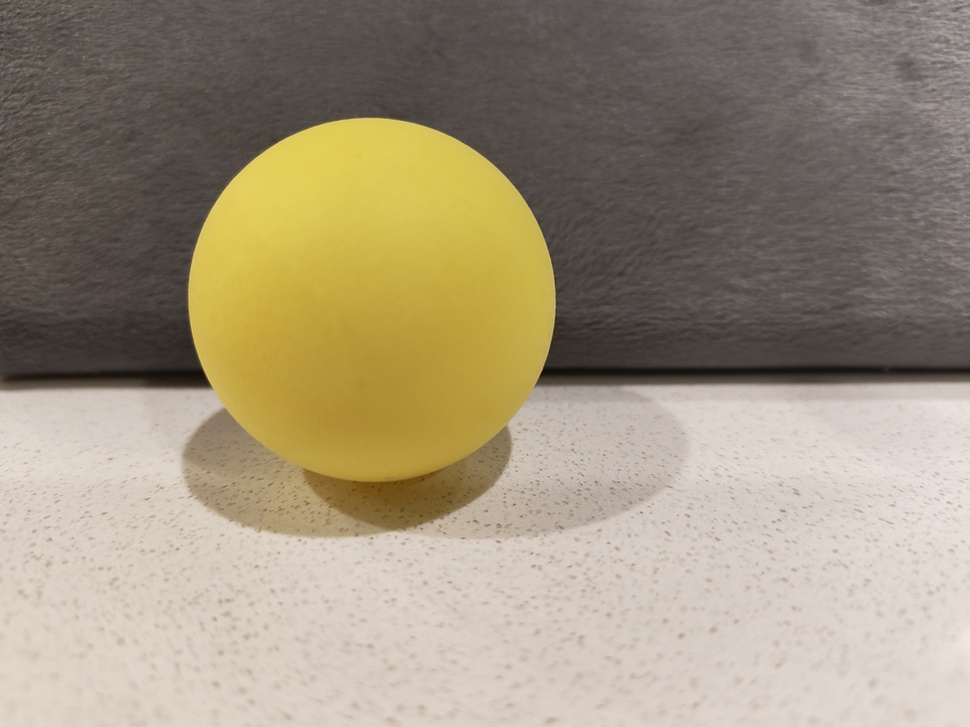
#> input picture frame1.jpg, 970 x 727 px, shrunk from 4096 x 3072 before the run, given in place of the camera
$ python live_optical_flow.py
#> lines starting #> are read from the running program, lines starting #| are printed output that depends on the picture; after the words box and inside, x2 and y2 are one past the last pixel; in counts of white or black regions, pixels touching at a corner belong together
import cv2
import numpy as np

cap = cv2.VideoCapture(0)

ret, prev_frame = cap.read()
#> prev_frame is the input picture: shape (727, 970, 3); mean B, G, R 125.1, 147.1, 159.3

prev_gray = cv2.cvtColor(prev_frame, cv2.COLOR_BGR2GRAY)
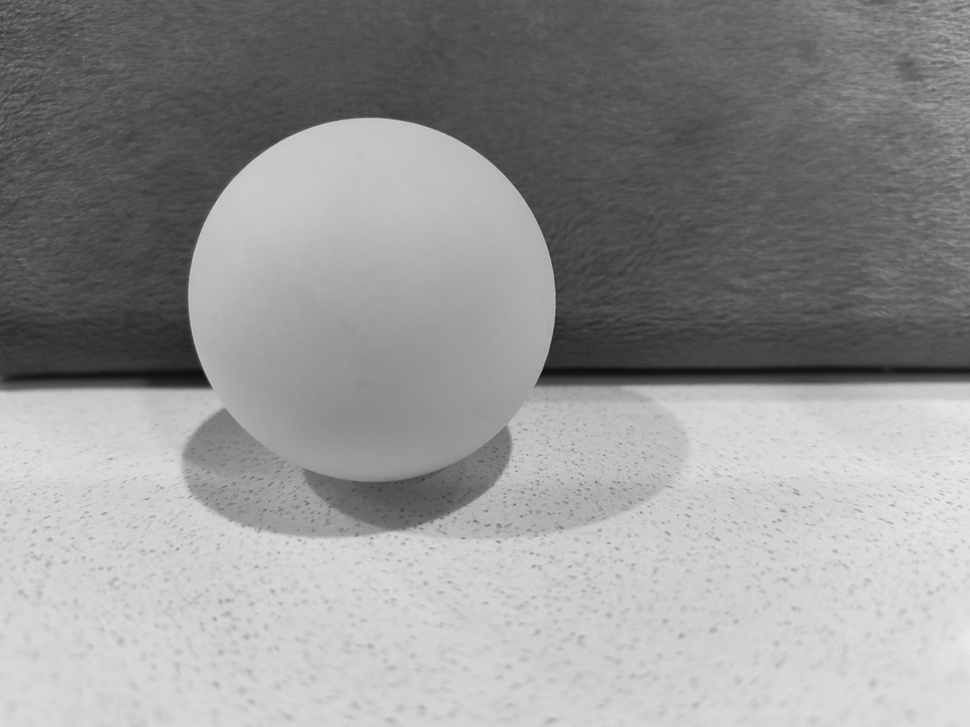
#> prev_gray: shape (727, 970); min 11, max 234, mean 148.2
prev_gray = cv2.GaussianBlur(prev_gray, (25,25), 0)

h, w = prev_gray.shape
#> h = 727; w = 970

def optical_flow_error(Ix, Iy, It, u, v):
    error = Ix*u + Iy*v + It
    return np.mean(error**2)

motions = [(-1,0),(1,0),(0,-1),(0,1),(0,0)]

while True:
    ret, frame = cap.read()
    if not ret:
        break

    gray = cv2.cvtColor(frame, cv2.COLOR_BGR2GRAY)
    gray = cv2.GaussianBlur(gray, (25,25), 0)

    features = cv2.goodFeaturesToTrack(
        prev_gray,
        maxCorners=3,
        qualityLevel=0.01,
        minDistance=20
    )
#> features = [[205, 384], [540, 382], [504, 431]]

    if features is None:
        continue

    points = [(int(pt[0][1]), int(pt[0][0])) for pt in features]
#> points = [(384, 205), (382, 540), (431, 504)]

    for idx, (y, x) in enumerate(points):
        region1 = prev_gray[y-2:y+3, x-2:x+3]
        region2 = gray[y-2:y+3, x-2:x+3]

        It = region2.astype(np.float32) - region1.astype(np.float32)

        Ix = np.zeros((5,5), dtype=np.float32)
        Iy = np.zeros((5,5), dtype=np.float32)

        Ix[:,2] = (region1[:,3] - region1[:,1]) / 2.0
        Iy[2,:] = (region1[3,:] - region1[1,:]) / 2.0

        best_error = float("inf")
        best_motion = (0, 0)

        if np.mean(Ix**2 + Iy**2) < 1e-3:
            print(f"Point {idx+1}: weak gradient → skipped")
            continue

        for u, v in motions:
            e = optical_flow_error(Ix, Iy, It, u, v)

            if e < best_error:
                best_error = e
                best_motion = (u, v)

            print(f"Point {idx+1} | u={u}, v={v}, MSE={e:.4f}")

        u_best, v_best = best_motion

        if u_best == 0 and v_best == 0:
            direction = "No movement"
        elif u_best == 1:
            direction = "Right"
        elif u_best == -1:
            direction = "Left"
        elif v_best == 1:
            direction = "Down"
        elif v_best == -1:
            direction = "Up"

        print(f"➡ Point {idx+1} motion: {direction} (u={u_best}, v={v_best}, MSE={best_error:.4f})\n")

        cv2.rectangle(frame, (x-2, y-2), (x+2, y+2), (0,0,255), 1)
#> this loop made 3 passes
#> (printed output is left out)
#> frame: shape (727, 970, 3); 0.01% of pixels changed, all inside (x1, y1, x2, y2) = (203, 380, 543, 434)

    cv2.imshow("Live Optical Flow Debug", frame)

    prev_gray = gray.copy()

    if cv2.waitKey(1) & 0xFF == ord('a'):  # ESC to quit
#> (key Esc is pressed here)
        break

cap.release()
cv2.destroyAllWindows()

$ run again, on frame2.jpg
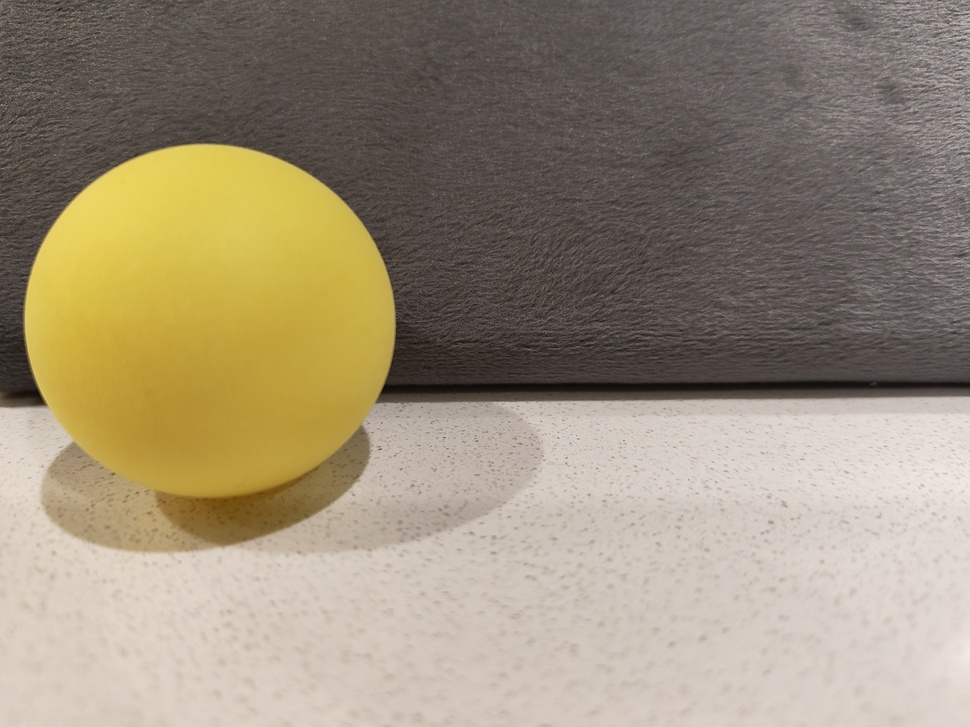
#> input picture frame2.jpg, 970 x 727 px, shrunk from 4096 x 3072 before the run, given in place of the camera
#> prev_frame is the input picture: shape (727, 970, 3); mean B, G, R 121.2, 143.3, 155.6
#> `prev_gray = cv2.cvtColor(prev_frame, cv2.COLOR_BGR2GRAY)`:
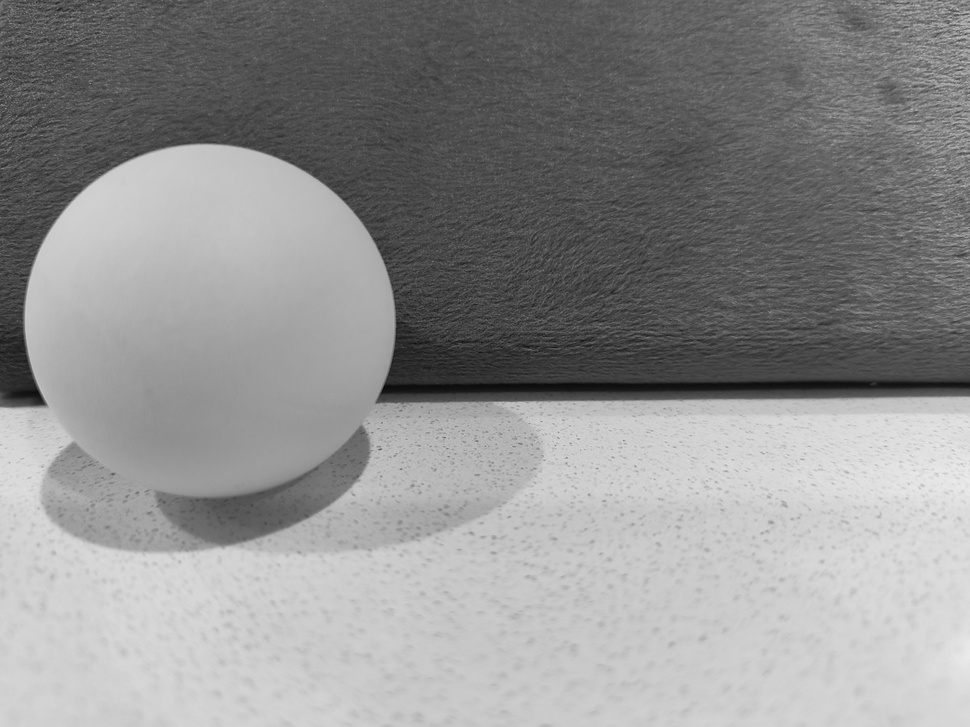
#> prev_gray: shape (727, 970); min 7, max 235, mean 144.4
#> features = [[41, 402], [382, 397], [360, 429]]
#> points = [(402, 41), (397, 382), (429, 360)]
#> the loop `for idx, (y, x) in enumerate(points):` made 3 passes
#> (printed output is left out)
